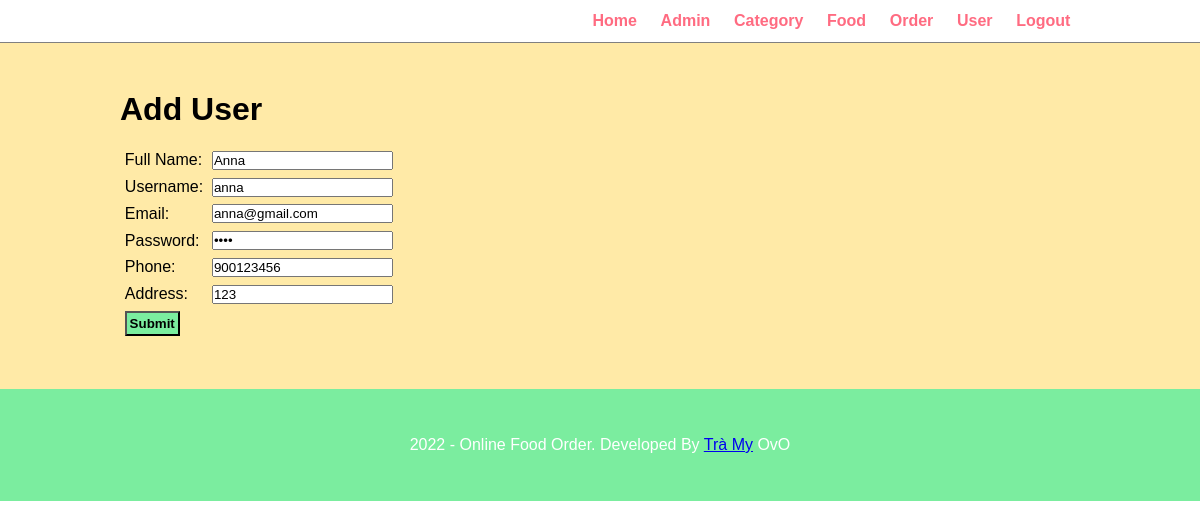
Page /admin/update-user.php?id=1 on the committed database.
### tables this page shows
CREATE TABLE `users` (
  `userId` int(10) UNSIGNED NOT NULL,
  `fullname` varchar(50) NOT NULL,
  `username` varchar(100) NOT NULL,
  `email` varchar(100) NOT NULL,
  `password` varchar(255) NOT NULL,
  `phone` char(10) NOT NULL,
  `address` varchar(255) NOT NULL
);

### admin/update-user.php (the view, shortened to what this page needs)
<?php include('parts/menu.php')?>
        <div class = "maincontent">
            <div class = "wrapper">
                <h1>Add User</h1>
                <br />
                <?php
                    $id=$_GET['id'];
                    $sql="SELECT * FROM users WHERE userId='$id'";
                    $res=mysqli_query($conn, $sql);
                    $count = mysqli_num_rows($res);
                    if($count==1)
                    {
                        $row=mysqli_fetch_assoc($res);
                        $fullname = $row['fullname'];
                        $username = $row['username'];
                        $email = $row['email'];
                        $password = $row['password'];
                        $phone = $row['phone'];
                        $address = $row['address'];
                    }
                    else
                    {
                        $_SESSION['update'] = "<div class='error'>Food doesn't exist</div>";
                        header('location:'.SITEURL.'admin/manage-user.php');
                    }
                ?>
                <form action="" method="POST">
                    <table  class="tbl-30">
                        <tr>
                            <td>Full Name: </td>
                            <td>
                                <input type="text" name="fullname" value=<?php echo $fullname; ?> >
                            </td>
                        </tr>
                        <tr>
                            <td>Username: </td>
                            <td>
                                <input type="text" name="username" value=<?php echo $username; ?>>
                            </td>
                        </tr>
                        <tr>
                            <td>Email: </td>
                            <td>
                                <input type="email" name="email" value=<?php echo $email; ?>>
                            </td>
                        </tr>
                        <tr>
                            <td>Password: </td>
                            <td>
                                <input type="password" name="password" value=<?php echo $password; ?>>
                            </td>
                        </tr>
                        <tr>
                            <td>Phone: </td>
                            <td>
                                <input type="text" name="phone" value=<?php echo $phone; ?>>
                            </td>
                        </tr>
                        <tr>
                            <td>Address: </td>
                            <td>
                                <input type="text" name="address" value=<?php echo $address; ?>>
                            </td>
                        </tr>
                        <tr>
                            <td colspan="2">
                                <input type="submit" name="submit" value="Submit" class="btn-secondary">
                            </td>
                        </tr>
                    </table>
                </form>
            </div>
        </div>
<?php include('parts/footer.php')?>

### css/admin.css (style rules this page uses)
* { margin: 0; padding: 0; font-family: Arial, Helvetica, sans-serif; }
.wrapper { padding: 1%; width: 80%; margin: 0 auto; }
.tbl-30 { width: 30%; }
.btn-secondary { background-color: #7bed9f; padding: 1%; color: black; text-decoration: none; font-weight: bold; }
.maincontent { padding: 3% 0; background-color: #ffeaa7; }
table tr td { padding: 1%; }

### rows in the picture
users: username "anna", email "anna@gmail.com", phone "900123456"
